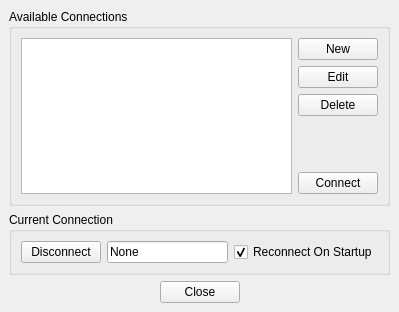
<ui version="4.0" >
 <class>HLAWindow</class>
 <widget class="QWidget" name="HLAWindow" >
  <property name="geometry" >
   <rect>
    <x>0</x>
    <y>0</y>
    <width>399</width>
    <height>312</height>
   </rect>
  </property>
  <property name="windowTitle" >
   <string>Network Connections</string>
  </property>
  <layout class="QVBoxLayout" >
   <property name="spacing" >
    <number>6</number>
   </property>
   <property name="margin" >
    <number>9</number>
   </property>
   <item>
    <widget class="QGroupBox" name="groupBox" >
     <property name="title" >
      <string>Available Connections</string>
     </property>
     <layout class="QHBoxLayout" >
      <property name="spacing" >
       <number>6</number>
      </property>
      <property name="margin" >
       <number>9</number>
      </property>
      <item>
       <widget class="QListWidget" name="mNetworkListWidget" >
        <property name="toolTip" >
         <string>Select an existing network connection from the list. </string>
        </property>
       </widget>
      </item>
      <item>
       <layout class="QVBoxLayout" >
        <property name="spacing" >
         <number>6</number>
        </property>
        <property name="margin" >
         <number>0</number>
        </property>
        <item>
         <widget class="QPushButton" name="mNewPushButton" >
          <property name="toolTip" >
           <string>Create a new network connection. </string>
          </property>
          <property name="text" >
           <string>New</string>
          </property>
         </widget>
        </item>
        <item>
         <widget class="QPushButton" name="mEditPushButton" >
          <property name="toolTip" >
           <string>Edit an existing network connection. </string>
          </property>
          <property name="text" >
           <string>Edit</string>
          </property>
         </widget>
        </item>
        <item>
         <widget class="QPushButton" name="mDeletePushButton" >
          <property name="toolTip" >
           <string>Delete the currently selected network connection. </string>
          </property>
          <property name="text" >
           <string>Delete</string>
          </property>
         </widget>
        </item>
        <item>
         <spacer>
          <property name="orientation" >
           <enum>Qt::Vertical</enum>
          </property>
          <property name="sizeHint" stdset="0" >
           <size>
            <width>20</width>
            <height>40</height>
           </size>
          </property>
         </spacer>
        </item>
        <item>
         <widget class="QPushButton" name="mConnectPushButton" >
          <property name="toolTip" >
           <string>Connect to the currently selected federation. </string>
          </property>
          <property name="text" >
           <string>Connect</string>
          </property>
         </widget>
        </item>
       </layout>
      </item>
     </layout>
    </widget>
   </item>
   <item>
    <widget class="QGroupBox" name="groupBox_2" >
     <property name="title" >
      <string>Current Connection</string>
     </property>
     <layout class="QHBoxLayout" >
      <property name="spacing" >
       <number>6</number>
      </property>
      <property name="margin" >
       <number>9</number>
      </property>
      <item>
       <widget class="QPushButton" name="mDisconnectPushButton" >
        <property name="toolTip" >
         <string>Disconnect from the currently selected federation.</string>
        </property>
        <property name="text" >
         <string>Disconnect</string>
        </property>
       </widget>
      </item>
      <item>
       <widget class="QLineEdit" name="mCurrentConnectionLineEdit" >
        <property name="toolTip" >
         <string>The current federation you are connected to.</string>
        </property>
        <property name="text" >
         <string>None</string>
        </property>
        <property name="readOnly" >
         <bool>true</bool>
        </property>
       </widget>
      </item>
      <item>
       <widget class="QCheckBox" name="mReconnectOnStartupCheckBox" >
        <property name="toolTip" >
         <string>Check this box if you want the Stealth Viewer to reconnect to the previous connection on startup.</string>
        </property>
        <property name="text" >
         <string>Reconnect On Startup</string>
        </property>
        <property name="checked" >
         <bool>true</bool>
        </property>
       </widget>
      </item>
     </layout>
    </widget>
   </item>
   <item>
    <layout class="QVBoxLayout" >
     <property name="spacing" >
      <number>2</number>
     </property>
     <property name="margin" >
      <number>0</number>
     </property>
     <item>
      <layout class="QHBoxLayout" >
       <property name="spacing" >
        <number>2</number>
       </property>
       <property name="margin" >
        <number>0</number>
       </property>
       <item>
        <spacer>
         <property name="orientation" >
          <enum>Qt::Horizontal</enum>
         </property>
         <property name="sizeHint" stdset="0" >
          <size>
           <width>40</width>
           <height>20</height>
          </size>
         </property>
        </spacer>
       </item>
       <item>
        <widget class="QPushButton" name="mClosePushButton" >
         <property name="toolTip" >
          <string>Close this window. </string>
         </property>
         <property name="text" >
          <string>Close</string>
         </property>
        </widget>
       </item>
       <item>
        <spacer>
         <property name="orientation" >
          <enum>Qt::Horizontal</enum>
         </property>
         <property name="sizeHint" stdset="0" >
          <size>
           <width>40</width>
           <height>20</height>
          </size>
         </property>
        </spacer>
       </item>
      </layout>
     </item>
    </layout>
   </item>
  </layout>
 </widget>
 <tabstops>
  <tabstop>mNewPushButton</tabstop>
  <tabstop>mEditPushButton</tabstop>
  <tabstop>mDeletePushButton</tabstop>
  <tabstop>mClosePushButton</tabstop>
 </tabstops>
 <resources/>
 <connections>
  <connection>
   <sender>mClosePushButton</sender>
   <signal>clicked()</signal>
   <receiver>HLAWindow</receiver>
   <slot>close()</slot>
   <hints>
    <hint type="sourcelabel" >
     <x>248</x>
     <y>396</y>
    </hint>
    <hint type="destinationlabel" >
     <x>249</x>
     <y>421</y>
    </hint>
   </hints>
  </connection>
 </connections>
</ui>
